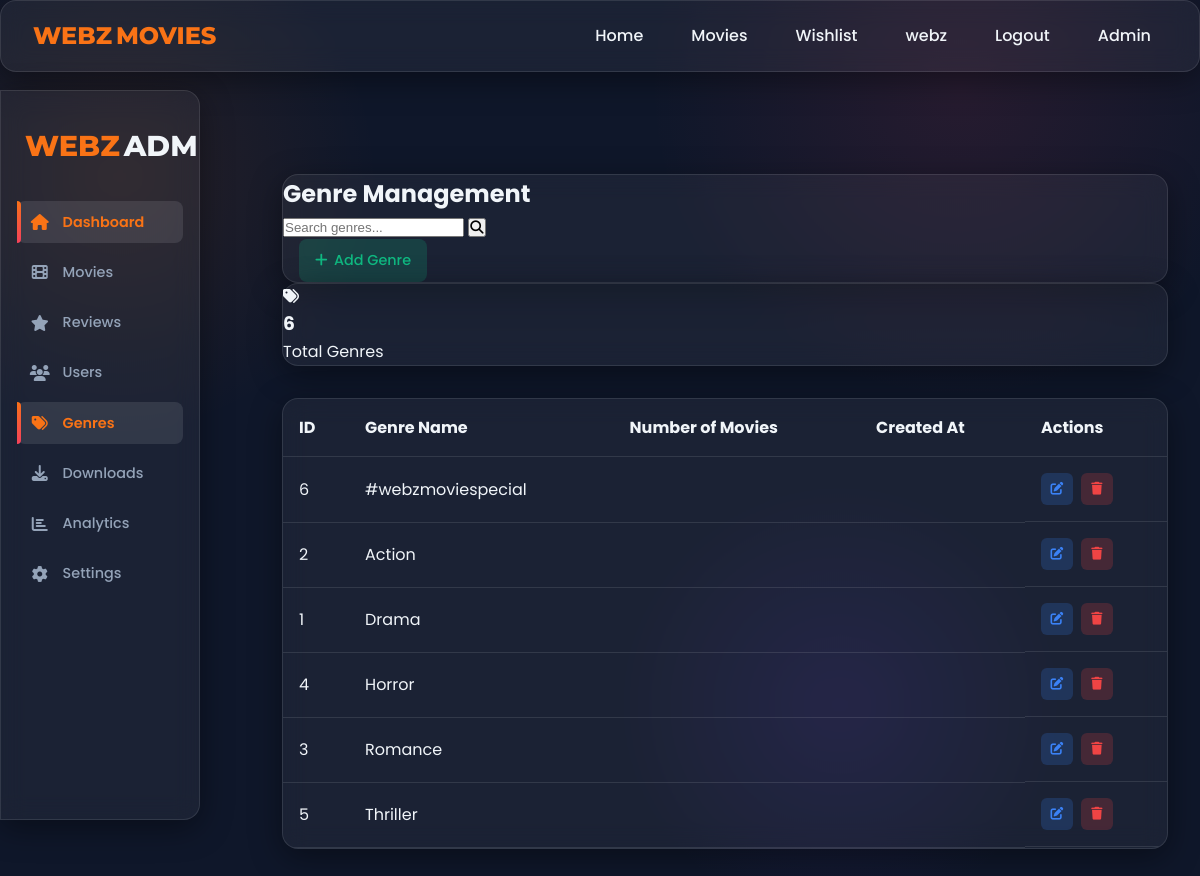
The page /dashboard/genres/ (signed in) on the database its author committed.
### movies/models.py (models this page shows, shortened)
class Genre(models.Model):
    name = models.CharField(max_length=100)

### movies/views.py (the view)
# urls.py: path("dashboard/genres/", views.admin_genres, name="admin_genres"),
@staff_required
def admin_genres(request):
    genres = Genre.objects.order_by("name")
    paginator = Paginator(genres, 30)
    page_obj = paginator.get_page(request.GET.get("page"))
    return render(request, "admin_genres.html", {"page_obj": page_obj})

### movies/views.py (called while the page is built)
def staff_required(view_func):
    @wraps(view_func)
    def _wrapped(request, *args, **kwargs):
        if not request.user.is_authenticated:
            return redirect("login")
        if not (request.user.is_staff or request.user.is_superuser):
            return HttpResponseForbidden("You do not have permission to access the admin dashboard.")
        return view_func(request, *args, **kwargs)
    return _wrapped

### templates/admin_genres.html (shortened to what this page needs)
{% extends 'base.html' %}
{% load static %}
{% block content %}
<div class="admin-container">
    {% include 'admin_sidebar.html' %}
    <div class="admin-content">
        <div class="admin-header glass">
            <h2>Genre Management</h2>
            <div class="admin-search">
                <form method="GET" action="{% url 'movies:admin_genres' %}">
                    <input type="text" name="search" placeholder="Search genres..." value="{{ search_query }}">
                    <button type="submit" class="search-btn"><i class="fas fa-search"></i></button>
                </form>
                <a href="{% url 'movies:admin_genre_add' %}" class="btn btn-primary" style="margin-left:1rem;">
                    <i class="fas fa-plus"></i> Add Genre
                </a>
            </div>
        </div>
        <div class="stats-grid" style="margin-bottom: 2rem;">
            <div class="stat-card glass">
                <div class="stat-icon">
                    <i class="fas fa-tags"></i>
                </div>
                <div class="stat-content">
                    <h3>{{ page_obj.paginator.count }}</h3>
                    <p>Total Genres</p>
                </div>
            </div>
        </div>
        <div class="table-container glass">
            <table>
                <thead>
                    <tr>
                        <th>ID</th>
                        <th>Genre Name</th>
                        <th>Number of Movies</th>
                        <th>Created At</th>
                        <th>Actions</th>
                    </tr>
                </thead>
                <tbody>
                    {% for genre in page_obj %}
                    <tr>
                        <td>{{ genre.id }}</td>
                        <td>{{ genre.name }}</td>
                        <td>{{ genre.movies.count }}</td>
                        <td>{{ genre.created_at|date:"M d, Y" }}</td>
                        <td class="action-cell">
                            <a href="{% url 'movies:admin_genre_edit' genre.id %}" class="action-btn btn-edit">
                                <i class="fas fa-edit"></i>
                            </a>
                            <form method="post" action="{% url 'movies:admin_genre_delete' genre.id %}" style="display:inline;">
                                <button type="submit" class="action-btn btn-delete" onclick="return confirm('Are you sure you want to delete this genre?');">
                                    <i class="fas fa-trash"></i>
                                </button>
                            </form>
                        </td>
                    </tr>
                    {% endfor %}
                </tbody>
            </table>
        </div>
    </div>
</div>
{% endblock %}

### templates/base.html (shortened to what this page needs)
<!DOCTYPE html>
{% load static %}
<html lang="en">
<head>
    <link rel="stylesheet" href="https://cdnjs.cloudflare.com/ajax/libs/font-awesome/6.4.0/css/all.min.css">
    <link rel="stylesheet" href="{% static 'css/style.css' %}">
</head>
<body>
    <header class="glass">
        <a href="{% url 'movies:home' %}" class="logo"><span>WEBZ</span>MOVIES</a>
        <ul class="nav-links">
            <li><a href="{% url 'movies:home' %}">Home</a></li>
            <li><a href="{% url 'movies:movie_list' %}">Movies</a></li>
            {% if user.is_authenticated %}
                <li><a href="{% url 'movies:wishlist' %}">Wishlist</a></li>
                <li><a href="{% url 'movies:profile' %}">{{ user.username }}</a></li>
                <li><a href="{% url 'movies:logout' %}">Logout</a></li>
                {% if user.is_staff %}
                    <li><a href="{% url 'movies:admin_dashboard' %}">Admin</a></li>
                {% endif %}
            {% else %}
                <li><a href="{% url 'movies:login' %}">Login</a></li>
                <li><a href="{% url 'movies:signup' %}">Sign Up</a></li>
            {% endif %}
        </ul>
    </header>
    <main>
        {% block content %}
        {% endblock %}
    </main>
</body>
</html>

### static/css/style.css (style rules this page uses)
:root { --primary: #0f172a; --secondary: #1e293b; --accent: #f97316; --accent-gradient: linear-gradient(135deg, #f97316, #f43f5e); --text: #f1f5f9; --text-muted: #94a3b8; --glass: rgba(255, 255, 255, 0.05); --glass-border: rgba(255, 255, 255, 0.1); --glass-hover: rgba(255, 255, 255, 0.1); --shadow: 0 8px 32px rgba(0, 0, 0, 0.4); --transition: all 0.3s ease; }
* { margin: 0; padding: 0; box-sizing: border-box; }
body { font-family: 'Poppins', sans-serif; background: var(--primary); color: var(--text); line-height: 1.6; overflow-x: hidden; background-image: radial-gradient(circle at 10% 20%, rgba(249, 115, 22, 0.1) 0%, transparent 20%), radial-gradient(circle at 80% 10%, rgba(244, 63, 94, 0.1) 0%, transparent 25%), radial-gradient(circle at 70% 80%, rgba(124, 58, 237, 0.1) 0%, transparent 20%); }
.glass { background: var(--glass); backdrop-filter: blur(12px); -webkit-backdrop-filter: blur(12px); border: 1px solid var(--glass-border); box-shadow: var(--shadow); border-radius: 16px; }
header { position: fixed; top: 0; left: 0; width: 100%; z-index: 1000; padding: 1.2rem 5%; display: flex; justify-content: space-between; align-items: center; transition: var(--transition); }
.logo { display: flex; align-items: center; font-family: 'Montserrat', sans-serif; font-weight: 800; font-size: 1.8rem; color: var(--text); text-decoration: none; }
.logo span { color: var(--accent); margin-right: 4px; }
.nav-links { display: flex; list-style: none; }
.nav-links li { margin: 0 1rem; }
.nav-links a { color: var(--text); text-decoration: none; font-weight: 500; transition: var(--transition); padding: 0.5rem 0; position: relative; }
.nav-links a:after { content: ''; position: absolute; width: 0; height: 2px; bottom: 0; left: 0; background: var(--accent-gradient); transition: var(--transition); }
.btn { padding: 0.6rem 1.5rem; border-radius: 50px; font-weight: 500; transition: var(--transition); cursor: pointer; text-decoration: none; display: inline-block; text-align: center; }
.action-btn { padding: 0.5rem 1rem; border-radius: 50px; font-size: 0.9rem; transition: var(--transition); cursor: pointer; text-decoration: none; text-align: center; }
.admin-container { display: flex; min-height: 100vh; padding-top: 70px; }
.admin-content { flex: 1; padding: 2rem; margin-left: 250px; }
.table-container { overflow-x: auto; border-radius: 16px; }
.btn { padding: 0.8rem 1.5rem; border-radius: 8px; text-decoration: none; display: inline-flex; align-items: center; gap: 0.5rem; transition: all 0.3s ease; }
.btn-primary { background: var(--accent-gradient); color: white; }

### templates/base.html (style rules this page uses)
header { display: flex; justify-content: space-between; align-items: center; padding: 1rem 2rem; position: sticky; top: 0; z-index: 1000; }
.logo { font-size: 1.5rem; font-weight: 800; color: var(--accent); text-decoration: none; }
.nav-links { display: flex; list-style: none; gap: 1.5rem; }
.nav-links li a { text-decoration: none; font-weight: 500; color: var(--text); transition: color 0.2s ease; }
@media (min-width: 993px) and (max-width: 1440px) { .nav-links { gap: 1rem; } }

### templates/admin_genres.html (style rules this page uses)
.table-container { overflow-x: auto; }
table { width: 100%; border-collapse: collapse; }
th, td { padding: 1rem; text-align: left; border-bottom: 1px solid var(--glass-border); }
th { font-weight: bold; }
.action-cell { display: flex; gap: 0.5rem; }
.action-btn { padding: 0.5rem; border-radius: 6px; font-size: 0.8rem; cursor: pointer; transition: var(--transition); text-decoration: none; display: inline-flex; align-items: center; justify-content: center; width: 32px; height: 32px; border: none; }
.btn-edit { background: rgba(59, 130, 246, 0.2); color: #3b82f6; }
.btn-delete { background: rgba(239, 68, 68, 0.2); color: #ef4444; }
.btn-primary { background: rgba(16, 185, 129, 0.2); color: #10b981; padding: 0.6rem 1rem; border-radius: 8px; font-size: 0.9rem; text-decoration: none; display: inline-flex; align-items: center; gap: 0.4rem; }

### rows shown on the page
Genre: id "6", name "#webzmoviespecial"
Genre: id "2", name "Action"
Genre: id "1", name "Drama"
Genre: id "4", name "Horror"
Genre: id "3", name "Romance"
Genre: id "5", name "Thriller"

### other values the page prints
{{ user.username }} "webz"
{{ page_obj.paginator.count }} "6"
